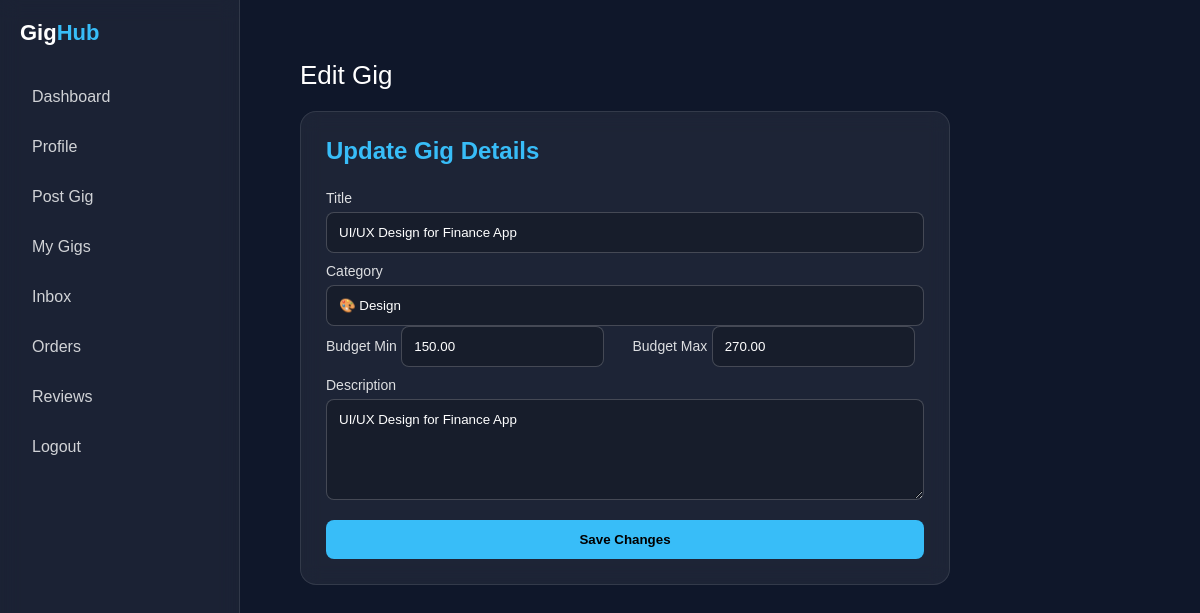
Screenshot of /edit_gig/10/ (signed in) with the database file from the repository.
### Client/models.py (models this page shows, shortened)
class Gig(models.Model):
    client = models.ForeignKey(User, on_delete=models.CASCADE)
    title = models.CharField(max_length=200)
    category = models.CharField(max_length=100)
    budget_min = models.DecimalField(max_digits=10, decimal_places=2)
    budget_max = models.DecimalField(max_digits=10, decimal_places=2)
    description = models.TextField()
    status = models.CharField(max_length=20,
    choices=[('OPEN', 'Open'),('ASSIGNED','Assigned'),('CLOSED', 'Closed')], default='OPEN')
    created_at = models.DateTimeField(auto_now_add=True)

### Client/views.py (the view, shortened to what this page needs)
# urls.py: path('edit_gig/<int:gig_id>/', views.edit_gig, name="edit_gig"),
@login_required(login_url='clientloginPage')
def edit_gig(request, gig_id):
    gig = get_object_or_404(Gig, id=gig_id, client=request.user)
    return render(request, 'edit_gig.html', {'gig':gig})

### Client/templates/edit_gig.html (shortened to what this page needs)
{% extends 'base.html' %}
{% block content %}
<div class="main">
  <div class="title">Edit Gig</div>
  <div class="card">
    <h2>Update Gig Details</h2>
    <form method="POST">
      <label>Title</label>
      <input type="text" name="title" value="{{ gig.title }}" required>
      <label>Category</label>
      <input type="text" name="category" value="{{ gig.category }}">
      <div class="row">
        <div>
          <label>Budget Min</label>
          <input type="number" name="budget_min" value="{{ gig.budget_min }}" required>
        </div>
        <div>
          <label>Budget Max</label>
          <input type="number" name="budget_max" value="{{ gig.budget_max }}" required>
        </div>
      </div>
      <label>Description</label>
      <textarea name="description" rows="5">{{ gig.description }}</textarea>
      <button type="submit">Save Changes</button>
    </form>
  </div>
</div>
{% endblock %}

### static/css/style.css (style rules this page uses)
* { margin: 0; padding: 0; box-sizing: border-box; font-family: Arial, Helvetica, sans-serif; }
body { background: #0f172a; color: white; display: flex; min-height: 100vh; }
.main { flex: 1; padding: 30px; }

### Client/templates/edit_gig.html (style rules this page uses)
.main { flex: 1; padding: 30px; }
.title { font-size: 26px; margin-bottom: 20px; }
.card { max-width: 650px; background: rgba(255,255,255,0.06); border: 1px solid rgba(255,255,255,0.1); border-radius: 16px; padding: 25px; backdrop-filter: blur(10px); }
.card h2 { color: #38bdf8; margin-bottom: 15px; }
form { display: flex; flex-direction: column; }
label { font-size: 14px; margin: 10px 0 6px; opacity: 0.85; }
input, textarea { padding: 12px; border-radius: 8px; border: 1px solid rgba(255,255,255,0.2); background: rgba(0,0,0,0.2); color: white; outline: none; transition: 0.3s; }
.row { display: flex; gap: 15px; }
.row div { flex: 1; }
button { margin-top: 20px; padding: 12px; border: none; border-radius: 8px; background: #38bdf8; color: black; font-weight: bold; cursor: pointer; transition: 0.3s; }

### rows the page displays
Gig: title "UI/UX Design for Finance App", category "🎨 Design", budget_min "150.00", budget_max "270.00", description "UI/UX Design for Finance App"
